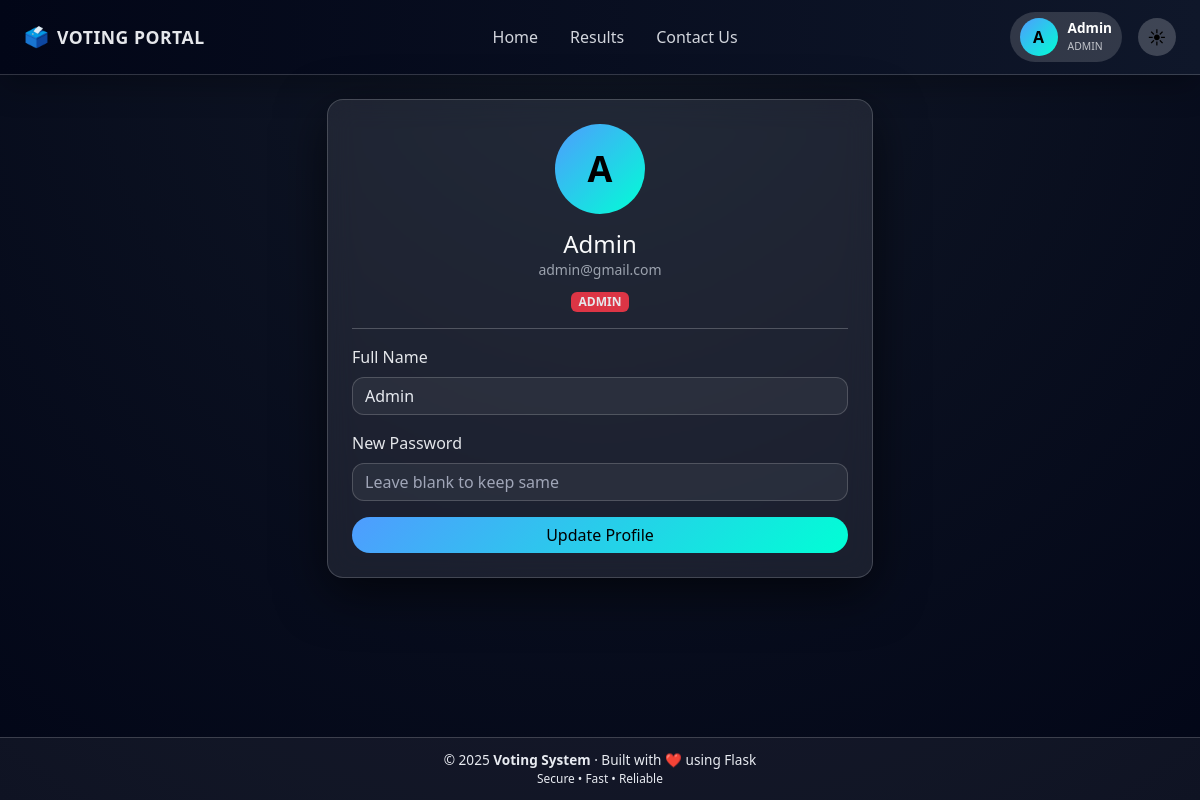
The app's page /profile (signed in) with its own data.
### app.py (models this page shows)
class User(db.Model):
    id = db.Column(db.Integer, primary_key=True)
    username = db.Column(db.String(120), unique=True, nullable=False)  # EMAIL
    full_name = db.Column(db.String(120), default="")
    password_hash = db.Column(db.String(200))
    role = db.Column(db.String(10), default="user")

### app.py (the view)
@app.route("/profile", methods=["GET", "POST"])
@login_required
def profile():
    user = User.query.get(session["user_id"])
    if request.method == "POST":
        user.full_name = request.form["full_name"]
        if request.form.get("password"):
            user.password_hash = generate_password_hash(request.form["password"])
        db.session.commit()
        return redirect(url_for("profile"))
    return render_template("profile.html", user=user)

### app.py (called while the page is built)
def login_required(f):
    @wraps(f)
    def wrapper(*args, **kwargs):
        if "user_id" not in session:
            return redirect(url_for("login"))
        return f(*args, **kwargs)
    return wrapper

@app.context_processor
def inject_announcement():
    ann = Announcement.query.filter_by(active=True).first()
    return dict(global_announcement=ann)

### templates/profile.html
{% extends "base.html" %}
{% block content %}
<div class="row justify-content-center">
  <div class="col-md-6">
    <div class="card p-4 text-center">
      <div class="mx-auto mb-3"
           style="width:90px;height:90px;border-radius:50%;
           background:linear-gradient(135deg,#4f9cff,#00ffd5);
           display:flex;align-items:center;justify-content:center;
           font-size:36px;font-weight:bold;color:black;">
        {{ user.full_name[:1]|upper }}
      </div>
      <h4 class="mb-0">{{ user.full_name }}</h4>
      <small class="text-muted">{{ user.username }}</small>
      <div class="mt-2">
        <span class="badge bg-{{ 'danger' if user.role=='admin' else 'primary' }}">
          {{ user.role|upper }}
        </span>
      </div>
      <hr>
      <form method="POST">
        <div class="mb-3 text-start">
          <label class="form-label">Full Name</label>
          <input class="form-control" name="full_name"
                 value="{{ user.full_name }}" required>
        </div>
        <div class="mb-3 text-start">
          <label class="form-label">New Password</label>
          <input class="form-control" name="password"
                 type="password" placeholder="Leave blank to keep same">
        </div>
        <button class="btn btn-primary w-100">Update Profile</button>
      </form>
    </div>
  </div>
</div>
{% endblock %}

### templates/base.html (style rules this page uses)
:root { --bg-light: #f4f6f9; --bg-dark: #020617; --card-light: #ffffff; --card-dark: rgba(255,255,255,0.08); --border-dark: rgba(255,255,255,0.18); --text-light: #000; --text-dark: #e8ebf1; --text-muted-dark: #a0a6b8; --primary: #4f9cff; --success: #22c55e; --danger: #ef4444; --warning: #facc15; }
body { background: var(--bg-light); color: var(--text-light); min-height: 100vh; display: flex; flex-direction: column; }
body.dark { background: radial-gradient(circle at top, #111827, #020617); color: var(--text-dark); }
.card { background: var(--card-light); border-radius: 16px; }
body.dark .card, body.dark .table, body.dark .modal-content { background: var(--card-dark); backdrop-filter: blur(14px); border: 1px solid var(--border-dark); box-shadow: 0 15px 50px rgba(0,0,0,.6); }
body.dark input, body.dark select, body.dark textarea { background: rgba(255,255,255,0.06); color: var(--text-dark); border: 1px solid var(--border-dark); border-radius: 12px; }
body.dark input::placeholder { color: var(--text-muted-dark); }
.btn { border-radius: 999px; transition: all .25s ease; }
body.dark .btn-primary { background: linear-gradient(135deg, #4f9cff, #00ffd5); border: none; color: #000; }
body.dark .text-muted { color: var(--text-muted-dark) !important; }
body.dark { color: #e5e7eb; }
body.dark h1, body.dark h2, body.dark h3, body.dark h4, body.dark h5, body.dark h6 { color: #f9fafb; }
body.dark p, body.dark label, body.dark li, body.dark span, body.dark small { color: #e5e7eb; }
body.dark .text-muted { color: #9ca3af !important; }
body.dark .card, body.dark .alert-info, body.dark .alert-light { background: rgba(255,255,255,0.08) !important; color: #e5e7eb; }

### records on screen
User: full_name "A", full_name "Admin", username "admin@gmail.com", role "ADMIN"

### other values on screen
{{ session.get("username")[0]|upper }} "A"
{{ session.get("role")|upper }} "ADMIN"
